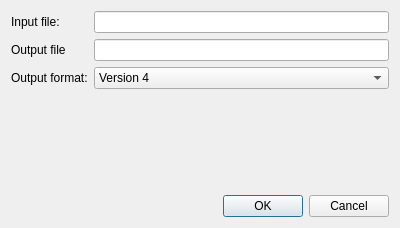
<?xml version="1.0" encoding="UTF-8"?>
<ui version="4.0">
 <class>PrfMatConvDialog</class>
 <widget class="QDialog" name="PrfMatConvDialog">
  <property name="geometry">
   <rect>
    <x>0</x>
    <y>0</y>
    <width>400</width>
    <height>228</height>
   </rect>
  </property>
  <property name="windowTitle">
   <string>MAT File Converter</string>
  </property>
  <layout class="QVBoxLayout" name="verticalLayout">
   <item>
    <layout class="QFormLayout" name="formLayout">
     <item row="0" column="0">
      <widget class="QLabel" name="label">
       <property name="text">
        <string>Input file:</string>
       </property>
      </widget>
     </item>
     <item row="0" column="1">
      <widget class="QLineEdit" name="lineEdit_inputFile"/>
     </item>
     <item row="1" column="0">
      <widget class="QLabel" name="label_2">
       <property name="text">
        <string>Output file</string>
       </property>
      </widget>
     </item>
     <item row="1" column="1">
      <widget class="QLineEdit" name="lineEdit_outputFile"/>
     </item>
     <item row="2" column="0">
      <widget class="QLabel" name="label_3">
       <property name="text">
        <string>Output format:</string>
       </property>
      </widget>
     </item>
     <item row="2" column="1">
      <widget class="QComboBox" name="comboBox_outputFormat">
       <item>
        <property name="text">
         <string>Version 4</string>
        </property>
       </item>
       <item>
        <property name="text">
         <string>Version 5</string>
        </property>
       </item>
       <item>
        <property name="text">
         <string>Version 7.3</string>
        </property>
       </item>
      </widget>
     </item>
    </layout>
   </item>
   <item>
    <widget class="QDialogButtonBox" name="buttonBox">
     <property name="orientation">
      <enum>Qt::Horizontal</enum>
     </property>
     <property name="standardButtons">
      <set>QDialogButtonBox::Cancel|QDialogButtonBox::Ok</set>
     </property>
    </widget>
   </item>
  </layout>
 </widget>
 <resources/>
 <connections>
  <connection>
   <sender>buttonBox</sender>
   <signal>accepted()</signal>
   <receiver>PrfMatConvDialog</receiver>
   <slot>accept()</slot>
   <hints>
    <hint type="sourcelabel">
     <x>248</x>
     <y>254</y>
    </hint>
    <hint type="destinationlabel">
     <x>157</x>
     <y>274</y>
    </hint>
   </hints>
  </connection>
  <connection>
   <sender>buttonBox</sender>
   <signal>rejected()</signal>
   <receiver>PrfMatConvDialog</receiver>
   <slot>reject()</slot>
   <hints>
    <hint type="sourcelabel">
     <x>316</x>
     <y>260</y>
    </hint>
    <hint type="destinationlabel">
     <x>286</x>
     <y>274</y>
    </hint>
   </hints>
  </connection>
 </connections>
</ui>
